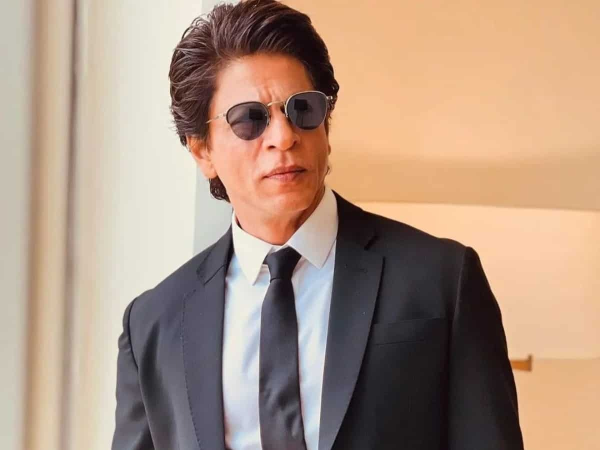
#> input picture dataset/Sharukhan/1.jpeg, 1200 x 900 px, found by its file name (shown at 1/2 size); its folder holds 4 pictures in this run
$ jupyter execute --allow-errors 'Image Processing.ipynb'   (shell and % lines are left out)
#> lines starting #> are read from the running program, lines starting #| are printed output that depends on the picture
[cell 1]
import os
import warnings
warnings.simplefilter('ignore')

[cell 2]
import numpy as np
import pandas as pd

[cell 3]
import matplotlib.pyplot as plt

[cell 4]
from skimage.io import imread,imshow
from skimage.transform import resize
from skimage.color import rgb2gray

[cell 5]
import os
#> (the rest of this cell did not finish here and is left out)

[cell 6]
arr=os.listdir("D:/dataset/Sharukhan")

#> (a cell that did not finish here is left out)

[cell 8]
limit = 10
sharukan_images = [None]*limit
j=0

#> (the rest of this cell did not finish here and is left out)

[cell 9]
limit = 10
arr_images =[None]*limit
j=0


for i in arr:
    if(j<limit):
        arr_images[j]=imread("D:/dataset/Ar rahman/"+i)
        j+=1
    else:
        break

[cell 10]
limit = 10
#> limit = 10
ir_images =[None]*limit
#> ir_images = 10 items
j=0


#> (the rest of this cell did not finish here and is left out)

#> (a cell that did not finish here is left out)

#> (a cell that did not finish here is left out)

#> (a cell that did not finish here is left out)

[cell 14]
sharukan_gray = [None]*limit
#> sharukan_gray = 10 items
j=0
#> (the rest of this cell did not finish here and is left out)

[cell 15]
arr_gray = [None]*limit
#> arr_gray = 10 items
j=0
for i in arr:
    if(j<limit):
        arr_gray[j]=rgb2gray(arr_images[j])
        j+=1
    else:
        break
#> after the loop, j = 4

[cell 16]
ir_gray = [None]*limit
#> ir_gray = 10 items
j=0
#> (the rest of this cell did not finish here and is left out)

#> (a cell that did not finish here is left out)

[cell 18]
imshow(arr_gray[1])
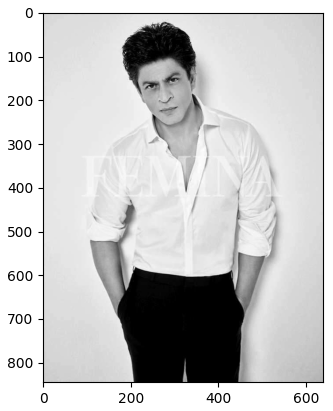
#> figure drawn by matplotlib, 1 panel
